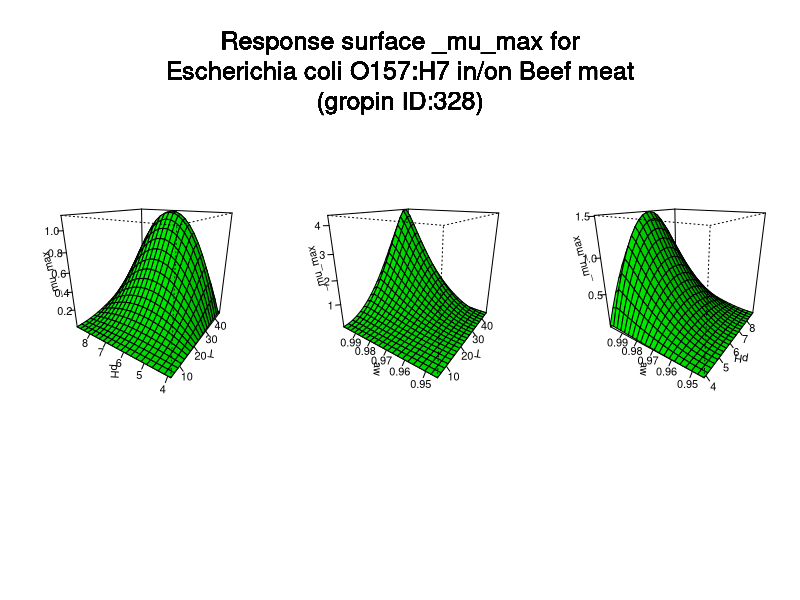

This chart was generated by the following R code:
#############################
# start of Parameter script
#############################
T <- seq(5.005,45.3546453546454,length.out=21)
pH <- seq(3.88388,8.9010989010989,length.out=21)
aw <- seq(0.944944,0.999000999000999,length.out=21)
#############################
# end of Parameter script
#############################
############################# 
# start of Model script Gropin ID 328 
#############################
 
# constant coefficients for this model
 
variables <- data.frame(T,pH,aw)
argumentsPar <- expand.grid(variables)
 
# heart of the model
response_surface <- function(T,pH,aw) {
   mumax <-4.5*(((T-45.6)*((T-4.7)^2))/((40.6-4.7)*((40.6-4.7)*(T-40.6)-(40.6-45.6)*(40.6+4.7-2*T))))*(((pH-9.33)*(pH-3.85))/((6.59-3.85)*(pH-6.59)-(6.59-9.33)*(3.85-pH)))*(((aw-1)*((aw-0.944)^2))/((0.997-0.944)*((0.997-0.944)*(aw-0.997)-(0.997-1)*(0.997+0.944-2*aw))))

return(mumax=mumax)
} 

# output parameters
responseSurface <- cbind(argumentsPar,response_surface(argumentsPar['T'],argumentsPar['pH'],argumentsPar['aw']))
colnames(responseSurface) <- c(colnames(argumentsPar),'mumax')
#############################
# End of Model script
#############################
############################# 
# start of Visualisation script Gropin ID 328 
#############################
argPar1 <- expand.grid(T,pH)
argPar2 <- expand.grid(T,aw)
argPar3 <- expand.grid(pH,aw)
z1 <- matrix(unlist(response_surface(argPar1[1],argPar1[2],aw[10])),nrow=21)
z2 <- matrix(unlist(response_surface(argPar2[1],pH[10],argPar2[2])),nrow=21)
z3 <- matrix(unlist(response_surface(T[10],argPar3[1],argPar3[2])),nrow=21)
par(mfrow = c(1,3))
persp(T,pH,z1,col = 'green',xlab='T',ylab='pH',zlab='_mu_max',theta=305,phi=20,shade=0.25,ticktype = 'detailed')
persp(T,aw,z2,col = 'green',xlab='T',ylab='aw',zlab='_mu_max',theta=305,phi=20,shade=0.25,ticktype = 'detailed')
persp(pH,aw,z3,col = 'green',xlab='pH',ylab='aw',zlab='_mu_max',theta=305,phi=20,shade=0.25,ticktype = 'detailed')
mtext('Response surface _mu_max for
Escherichia coli O157:H7 in/on Beef meat
(gropin ID:328)',outer=T,  cex=1.5, line=-8.5, side=3)
#############################
# End of Visualisation script
#############################
